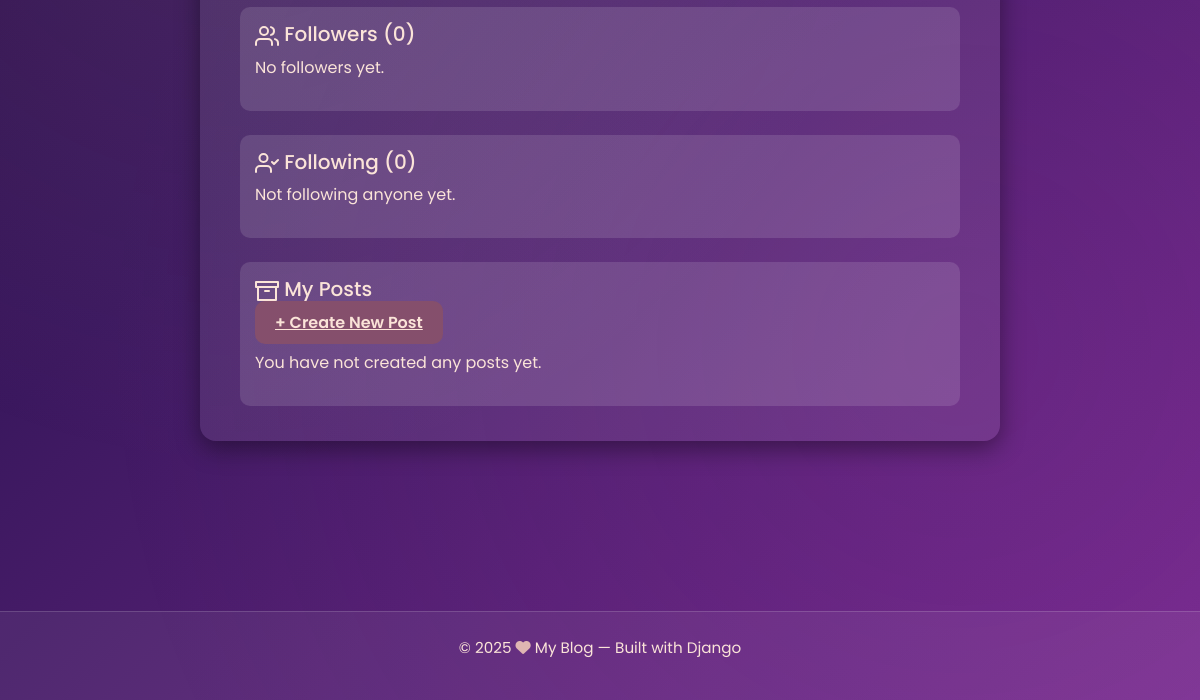
/profile/Eshmit123/ (signed in, lower part), run on an earlier commit of the app's database.
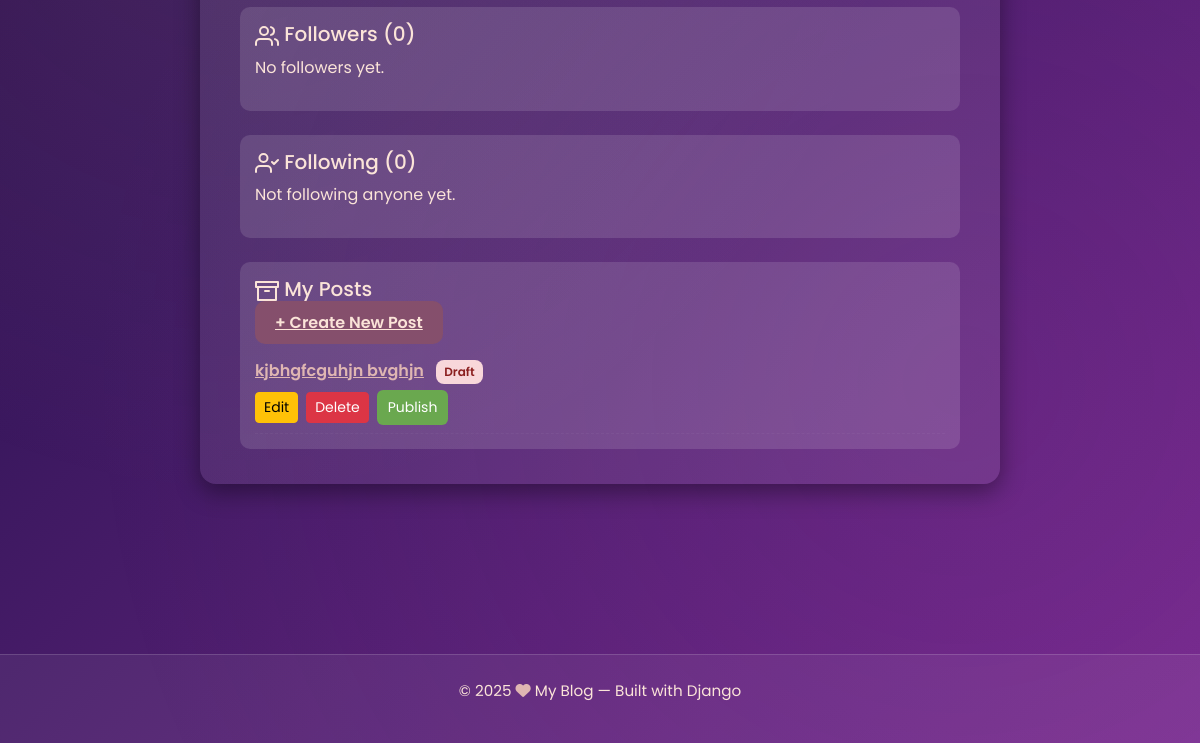
And on a later commit of the database.
### blog/models.py (models this page shows, shortened)
class Post(models.Model):
    title = models.CharField(max_length=200)
    slug = models.SlugField(max_length=200, unique=True)
    author = models.ForeignKey(User, on_delete=models.CASCADE)
    content = RichTextField() if RichTextField else models.TextField()
    tags = models.CharField(max_length=200, blank=True)
    image = models.ImageField(upload_to='posts/', blank=True, null=True)
    background_color = models.CharField(max_length=7, blank=True, default='#ffffff')
    background_image = models.ImageField(upload_to='post_backgrounds/', blank=True, null=True)
    date_posted = models.DateTimeField(default=timezone.now)
    published = models.BooleanField(default=True)
    likes = models.ManyToManyField(User, related_name='liked_posts', blank=True)
    category = models.ForeignKey(Category, on_delete=models.SET_NULL, null=True, blank=True)

### blog/views.py (the view, shortened to what this page needs)
# urls.py: path('profile/<str:username>/', views.profile_view, name='profile'),
@login_required
def profile_view(request, username):
    user_obj = get_object_or_404(User, username=username)
    profile, _ = Profile.objects.get_or_create(user=user_obj)
    u_form = p_form = None
    if request.user == user_obj:
        if request.method == 'POST' and 'update' in request.POST:
            u_form = UserUpdateForm(request.POST, instance=request.user)
            p_form = ProfileUpdateForm(request.POST, request.FILES, instance=profile)
            if u_form.is_valid() and p_form.is_valid():
                u_form.save()
                p_form.save()
                messages.success(request, "✅ Your profile has been updated!")
                return redirect('profile', username=request.user.username)
        else:
            u_form = UserUpdateForm(instance=request.user)
            p_form = ProfileUpdateForm(instance=profile)
    current_profile, _ = Profile.objects.get_or_create(user=request.user)
    is_following = current_profile in profile.followers.all()
    show_all = (request.user == user_obj and request.GET.get('all') == '1')
    if show_all:
        posts = Post.objects.filter(author=user_obj).order_by('-date_posted')
    else:
        posts = Post.objects.filter(author=user_obj, published=True).order_by('-date_posted')
    my_posts = None
    if request.user == user_obj:
        my_posts = Post.objects.filter(author=user_obj).order_by('-date_posted')
    followers_count = profile.followers.count()
    following_count = profile.following.count()
    followers_list = profile.followers.all()
    following_list = profile.following.all()
    return render(request, 'blog/profile.html', {
        'user_obj': user_obj,
        'profile': profile,
        'u_form': u_form,
        'p_form': p_form,
        'is_following': is_following,
        'posts': posts,
        'show_all': show_all,
        'my_posts': my_posts,
        'followers_count': followers_count,
        'following_count': following_count,
        'followers_list': followers_list,
        'following_list': following_list
    })

### blog/context_processors.py (called while the page is built)
def blog_settings(request):
    setting = None
    try:
        setting = BlogSetting.objects.first()
    except Exception:
        setting = None
    return {'blog_setting': setting}

### blog/templates/blog/profile.html (shortened to what this page needs)
{% extends 'blog/base.html' %}
{% block content %}
<div class="profile-wrapper">
  <div class="bio-box mt-4">
    <h5><i data-feather="users"></i> Followers ({{ followers_count }})</h5>
    {% if followers_list %}
      <div style="display:flex;flex-wrap:wrap;gap:10px;margin-top:8px;">
        {% for f in followers_list %}
          <div style="background:rgba(255,255,255,0.04);padding:8px;border-radius:8px;min-width:140px;display:flex;align-items:center;gap:10px;">
            <img src="{{ f.image.url|default:'https://via.placeholder.com/40' }}" style="width:40px;height:40px;border-radius:50%;object-fit:cover;" />
            <div style="flex:1;">
              <a href="{% url 'profile' f.user.username %}" style="color:#DFB6B2;font-weight:600;">@{{ f.user.username }}</a>
              {% if request.user.is_authenticated and request.user.username != f.user.username %}
                <form method="post" action="{% url 'toggle_follow' f.user.username %}" style="margin-top:6px;">
                  {% csrf_token %}
                  <button class="btn-follow" style="padding:6px 10px;font-size:0.8rem;">Follow / Unfollow</button>
                </form>
              {% endif %}
            </div>
          </div>
        {% endfor %}
      </div>
    {% else %}
      <p>No followers yet.</p>
    {% endif %}
  </div>
  <div class="bio-box mt-4">
    <h5><i data-feather="user-check"></i> Following ({{ following_count }})</h5>
    {% if following_list %}
      <div style="display:flex;flex-wrap:wrap;gap:10px;margin-top:8px;">
        {% for f in following_list %}
          <div style="background:rgba(255,255,255,0.04);padding:8px;border-radius:8px;min-width:140px;display:flex;align-items:center;gap:10px;">
            <img src="{{ f.image.url|default:'https://via.placeholder.com/40' }}" style="width:40px;height:40px;border-radius:50%;object-fit:cover;" />
            <div style="flex:1;">
              <a href="{% url 'profile' f.user.username %}" style="color:#DFB6B2;font-weight:600;">@{{ f.user.username }}</a>
              {% if request.user.is_authenticated and request.user.username != f.user.username %}
                <form method="post" action="{% url 'toggle_follow' f.user.username %}" style="margin-top:6px;">
                  {% csrf_token %}
                  <button class="btn-follow" style="padding:6px 10px;font-size:0.8rem;">Follow / Unfollow</button>
                </form>
              {% endif %}
            </div>
          </div>
        {% endfor %}
      </div>
    {% else %}
      <p>Not following anyone yet.</p>
    {% endif %}
  </div>
  {% if request.user == user_obj %}
  <div class="bio-box mt-4">
    <h5><i data-feather="archive"></i> My Posts</h5>
    <p><a href="{% url 'post_new' %}" class="btn-edit">+ Create New Post</a></p>
        {% for post in my_posts %}
      <div style="padding:8px 0;border-bottom:1px dashed rgba(255,255,255,0.04);">
        <a href="{% url 'post_detail' post.pk %}" style="color:#DFB6B2;font-weight:600;">{{ post.title }}</a>
        {% if not post.published %}<span class="draft-badge">Draft</span>{% endif %}
        <div style="margin-top:6px;display:flex;gap:8px;align-items:center;">
          <a href="{% url 'post_edit' post.pk %}" class="btn btn-warning btn-sm">Edit</a>
          <a href="{% url 'post_delete' post.pk %}" class="btn btn-danger btn-sm">Delete</a>
          <form method="post" action="{% url 'post_publish' post.pk %}">
            <button type="submit" class="btn btn-sm" style="background:#6aa84f;color:#fff;border-radius:6px;padding:6px 10px;">
              {% if post.published %}Unpublish{% else %}Publish{% endif %}
            </button>
          </form>
        </div>
      </div>
    {% empty %}
      <p>You have not created any posts yet.</p>
    {% endfor %}
  </div>
  {% endif %}
</div>
{% endblock %}

What changed in the data, as far as the page shows it:
added Post: title "kjbhgfcguhjn bvghjn", published "Draft"
Also different on the page:
text no longer shown: "You have not created any posts yet."
